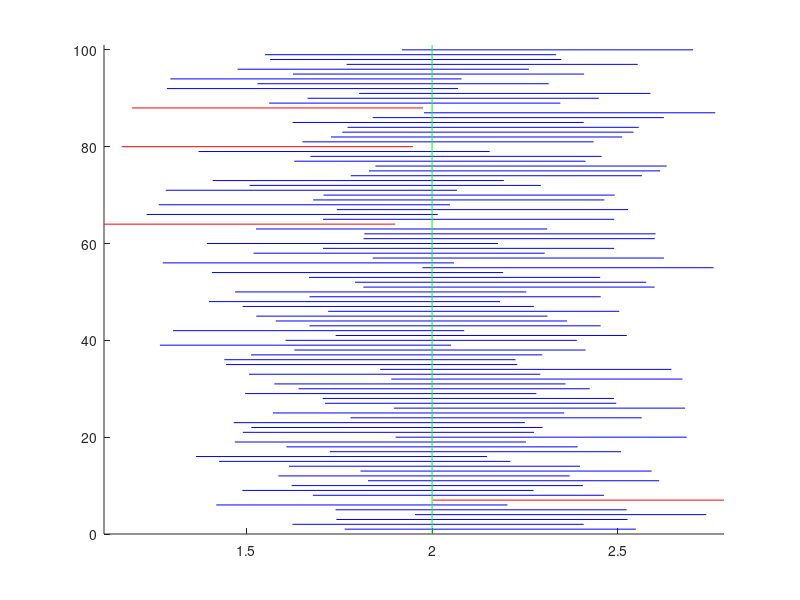

The MATLAB source for this figure:
%% Problem 1 - Simulation of confidence intervals

% Parameters:
n = 25;               % Number of measurements (sample size for each interval)
mu = 2;               % Expected value (mean) of the normal distribution
sigma = 1;            % Standard deviation of the normal distribution
alpha = 0.05;         % Significance level (used for 95% confidence interval)

% Simulation of n * 100 observations (n observations for each of 100 intervals)
x = normrnd(mu, sigma, n, 100);   % n x 100 matrix of observations, generated from N(mu, sigma)

% Estimation of mu by the mean of each sample
xbar = mean(x);       % Vector containing the means of 100 samples (1 mean for each sample of 25 observations)

% Computation of upper and lower limits for the confidence intervals
lowerl = xbar - norminv(1 - alpha/2) * sigma / sqrt(n);  % Lower limit of the confidence intervals
upperl = xbar + norminv(1 - alpha/2) * sigma / sqrt(n);  % Upper limit of the confidence intervals

% Plot all the intervals, marking those that do not cover the true value in red
figure(1)             % Create a new figure window
hold on               % Hold the plot to overlay multiple intervals
for k = 1:100
    if upperl(k) < mu          % If the upper limit is below the true value of mu
        plot([lowerl(k) upperl(k)], [k k], 'r')   % Plot the interval in red
    elseif lowerl(k) > mu      % If the lower limit is above the true value of mu
        plot([lowerl(k) upperl(k)], [k k], 'r')   % Plot the interval in red
    else
        plot([lowerl(k) upperl(k)], [k k], 'b')   % Otherwise, plot the interval in blue
    end
end

% Adjust the axis to improve the visual appearance of the plot
b1 = min(xbar - norminv(1 - alpha/2) * sigma / sqrt(n));  % Minimum value for the x-axis
b2 = max(xbar + norminv(1 - alpha/2) * sigma / sqrt(n));  % Maximum value for the x-axis
axis([b1 b2 0 101])   % Set the axis limits to minimize unused space in the figure

% Plot the true value of mu as a vertical green line
plot([mu mu], [0 101], 'g')

hold off              % Release the hold on the plot
